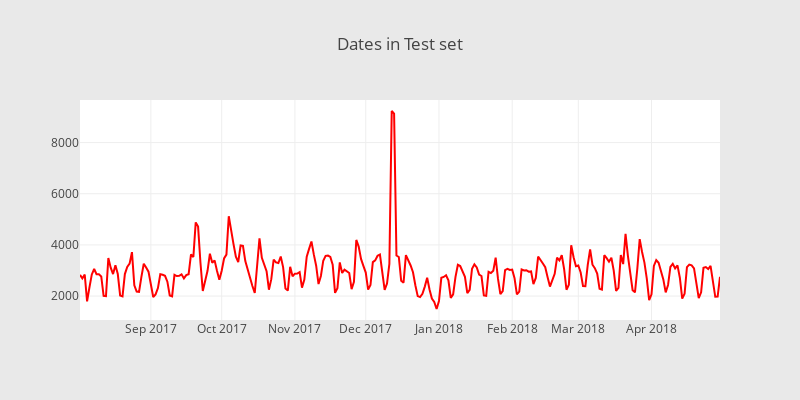

Notebook source saved alongside this figure:
### Markdown cell above
#### Dates in test set

### Code cell
test_df['date'] = test_df['date'].apply(lambda x: datetime.date(int(str(x)[:4]), int(str(x)[4:6]), int(str(x)[6:])))
cnt_srs = test_df.groupby('date')['fullVisitorId'].size()


trace = scatter_plot(cnt_srs, 'red')

layout = go.Layout(
    height=400,
    width=800,
    paper_bgcolor='rgb(233,233,233)',
    title='Dates in Test set'
)

data = [trace]
fig = go.Figure(data=data, layout=layout)
py.iplot(fig, filename="ActivationDate")

### Figure 1 — Plotly figure (JSON) as saved in the notebook; plotly's stock layout.template omitted (floating-point values rounded to 4 significant figures; data arrays with more than 128 entries replaced by an {"elided": "..."} marker saying what was removed)
{"data": [{"marker": {"color": "red"}, "showlegend": false, "type": "scatter", "uid": "303bd75e-d643-11e8-b9a3-e8ea6a21a790", "x": {"elided": "272 str values"}, "y": {"elided": "272 int values"}}], "layout": {"height": 400, "paper_bgcolor": "rgb(233,233,233)", "title": "Dates in Test set", "width": 800}}
